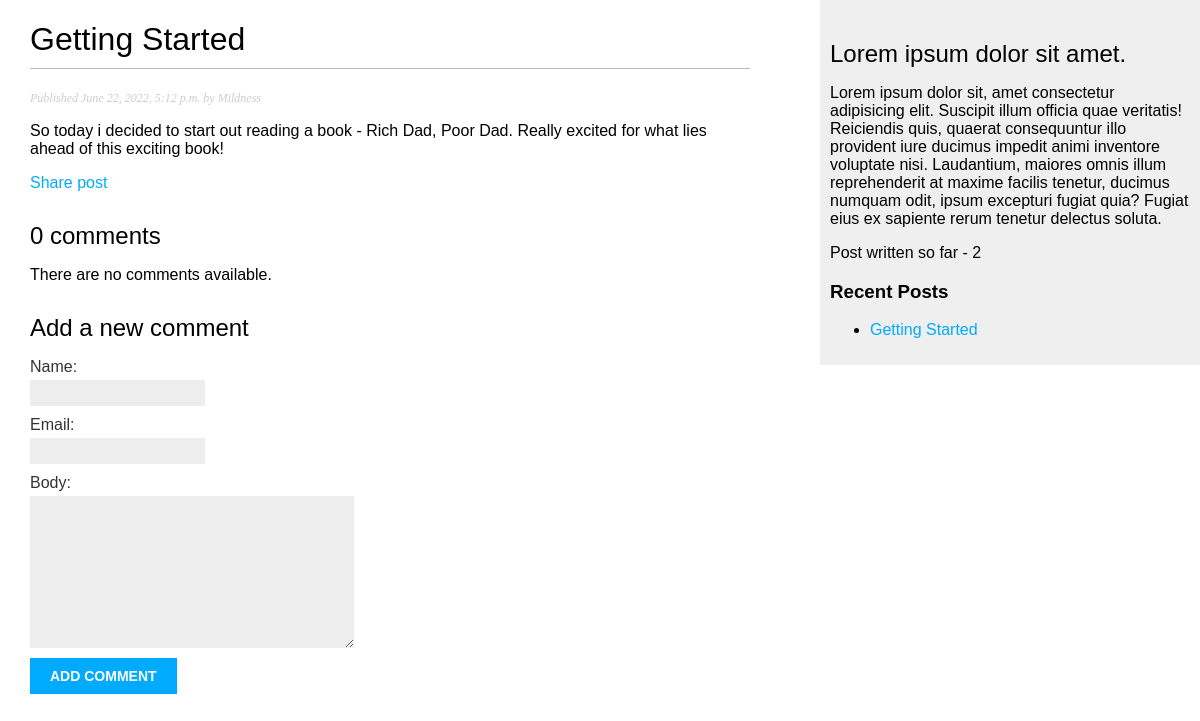
/getting-started/, run on an earlier commit of the app's database.
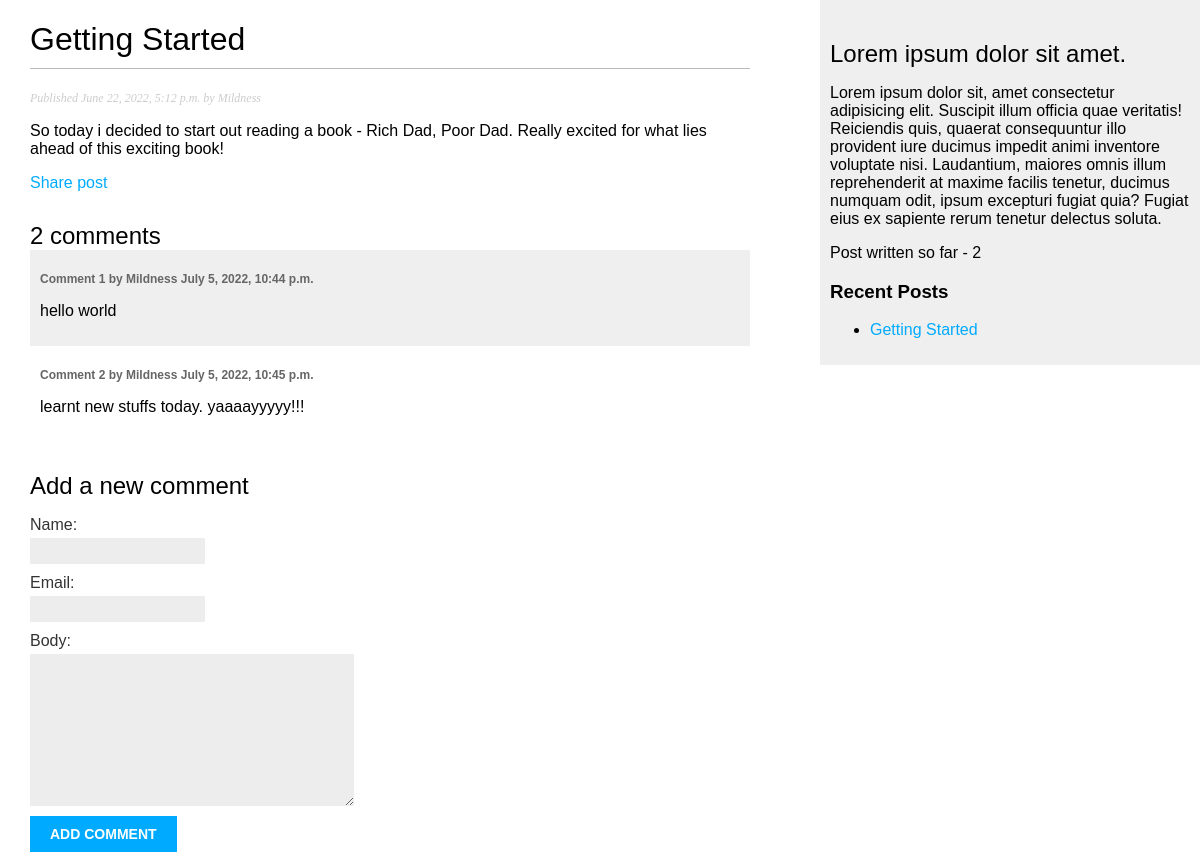
And on a later commit of the database.
### blog/models.py (models this page shows, shortened)
class Post(models.Model):
    STATUS_CHOICES = (
        ('draft', 'Draft'),
        ('published', 'Published'),
    )
    title = models.CharField(max_length=255)
    slug = models.SlugField(max_length=255, unique_for_date='publish')
    author = models.ForeignKey(User, on_delete=models.CASCADE, related_name='blog_posts')
    body = models.TextField()
    publish = models.DateTimeField(default=timezone.now)
    created = models.DateTimeField(auto_now_add=True)
    updated = models.DateTimeField(auto_now=True)
    status = models.CharField(max_length=10, choices=STATUS_CHOICES, default='draft')
    posts = models.Manager()
    published = PublishedManager()
    tags = TaggableManager()
    class Meta:
        ordering = ('-publish',)
    def get_absolute_url(self):
        return reverse('blog:post_detail',
        args=[self.slug])

class Comment(models.Model):
    post = models.ForeignKey(Post, on_delete=models.CASCADE, related_name='comments')
    name = models.CharField(max_length=200)
    email = models.EmailField()
    body = models.TextField()
    created = models.DateTimeField(auto_now_add=True)
    updated = models.DateTimeField(auto_now=True)
    active = models.BooleanField(default=True)
    class Meta:
        ordering = ('created',)

### blog/views.py (the view)
# urls.py: path('<slug:post>/', views.post_detail, name='post_detail'),
def post_detail(request, post):
    post = get_object_or_404(Post, slug=post)
    comments = post.comments.filter(active=True)
    new_comment = None
    if request.method == 'POST':
        comment_form = CommentForm(data=request.POST)
        if comment_form.is_valid():
            new_comment = comment_form.save(commit=False)
            new_comment.post = post
            new_comment.save()
    else:
        comment_form = CommentForm()
    return render(request, 'detail.html', {'post':post, 'comments':comments, 'new_comment':new_comment, 'comment_form':comment_form})

### blog/forms.py
class CommentForm(forms.ModelForm):
    class Meta:
        model = Comment
        fields = ('name', 'email', 'body')

### blog/models.py (called while the page is built)
    def get_queryset(self):
        return super(PublishedManager, self).get_queryset().filter(status='published')

### blog/templatetags/blog_tags.py (called while the page is built)
@register.simple_tag
def total_posts():
    return Post.published.count()

@register.inclusion_tag('latest_posts.html')
def show_latest_posts(count=5):
    latest_posts = Post.published.order_by('-publish')[:count]
    return {'latest_posts':latest_posts}

### templates/detail.html (shortened to what this page needs)
{% extends 'base.html' %}
{% block content %}
<h1>{{ post.title }}</h1>
<p class="date">
    Published {{ post.publish }} by {{ post.author }}
</p>
{{ post.body|linebreaks }}
    <p><a href="{% url 'blog:post_share' post.id %}">Share post</a></p>
{% with comments.count as total_comments %}
    <h2>{{ total_comments }} comment{{ total_comments|pluralize }}</h2>
{% endwith %}
{% for comment in comments %}
    <div class="comment">
        <p class="info">
            Comment {{ forloop.counter }} by {{ comment.name }}
            {{ comment.created }}
        </p>
        {{ comment.body|linebreaks }}
    </div>
{% empty %}
    <p>There are no comments available.</p>
{% endfor %}
{% if new_comment %}
    <h2>Your comment has been added.</h2>
{% else %}
    <h2>Add a new comment</h2>
    <form method="post">
        {{ comment_form.as_p }}
        <p><input type="submit" value="Add Comment"></p>
    </form>
{% endif %}
{% endblock content %}

### templates/base.html (shortened to what this page needs)
{% load static %}
{% load blog_tags %}
<!DOCTYPE html>
<html lang="en">
<head>
    <link rel="stylesheet" href="{% static "css/blog.css" %}">
</head>
<body>
    <div id="content">
        {% block content %}
        {% endblock content %}
    </div>
    <div id="sidebar">
        <h2>Lorem ipsum dolor sit amet.</h2>
        <p>Lorem ipsum dolor sit, amet consectetur adipisicing elit. Suscipit illum officia quae veritatis! Reiciendis quis, quaerat consequuntur illo provident iure ducimus impedit animi inventore voluptate nisi. Laudantium, maiores omnis illum reprehenderit at maxime facilis tenetur, ducimus numquam odit, ipsum excepturi fugiat quia? Fugiat eius ex sapiente rerum tenetur delectus soluta.</p>
        <p>Post written so far - {% total_posts %}</p>
        <h3>Recent Posts</h3>
        {% show_latest_posts 1 %}
    </div>
</body>
</html>

### templates/latest_posts.html
<ul>
    {% for post in latest_posts %}
        <li>
            <a href="{{ post.get_absolute_url }}">{{ post.title }}</a>
        </li>
    {% endfor %}
</ul>

### static/css/blog.css (style rules this page uses)
body { margin:0; padding:0; font-family:helvetica, sans-serif; }
a { color:#00abff; text-decoration:none; }
h1 { font-weight:normal; border-bottom:1px solid #bbb; padding:0 0 10px 0; }
h2 { font-weight:normal; margin:30px 0 0; }
#content { float:left; width:60%; padding:0 0 0 30px; }
#sidebar { float:right; width:30%; padding:10px; background:#efefef; height:100%; }
p.date { color:#ccc; font-family: georgia, serif; font-size: 12px; font-style: italic; }
label { float:left; clear:both; color:#333; margin-bottom:4px; }
input, textarea { clear:both; float:left; margin:0 0 10px; background:#ededed; border:0; padding:6px 10px; font-size:12px; }
input[type=submit] { font-weight:bold; background:#00abff; color:#fff; padding:10px 20px; font-size:14px; text-transform:uppercase; }
.comment { padding:10px; }
.comment:nth-child(even) { background:#efefef; }
.comment .info { font-weight:bold; font-size:12px; color:#666; }

What changed in the data, as far as the page shows it:
added Comment: name "Mildness", created "July 5, 2022, 10:44 p.m.", body "hello world"
added Comment: name "Mildness", created "July 5, 2022, 10:45 p.m.", body "learnt new stuffs today. yaaaayyyyy!!!"
Also different on the page:
{{ total_comments }}: "0" → "2"
text no longer shown: "There are no comments available."
